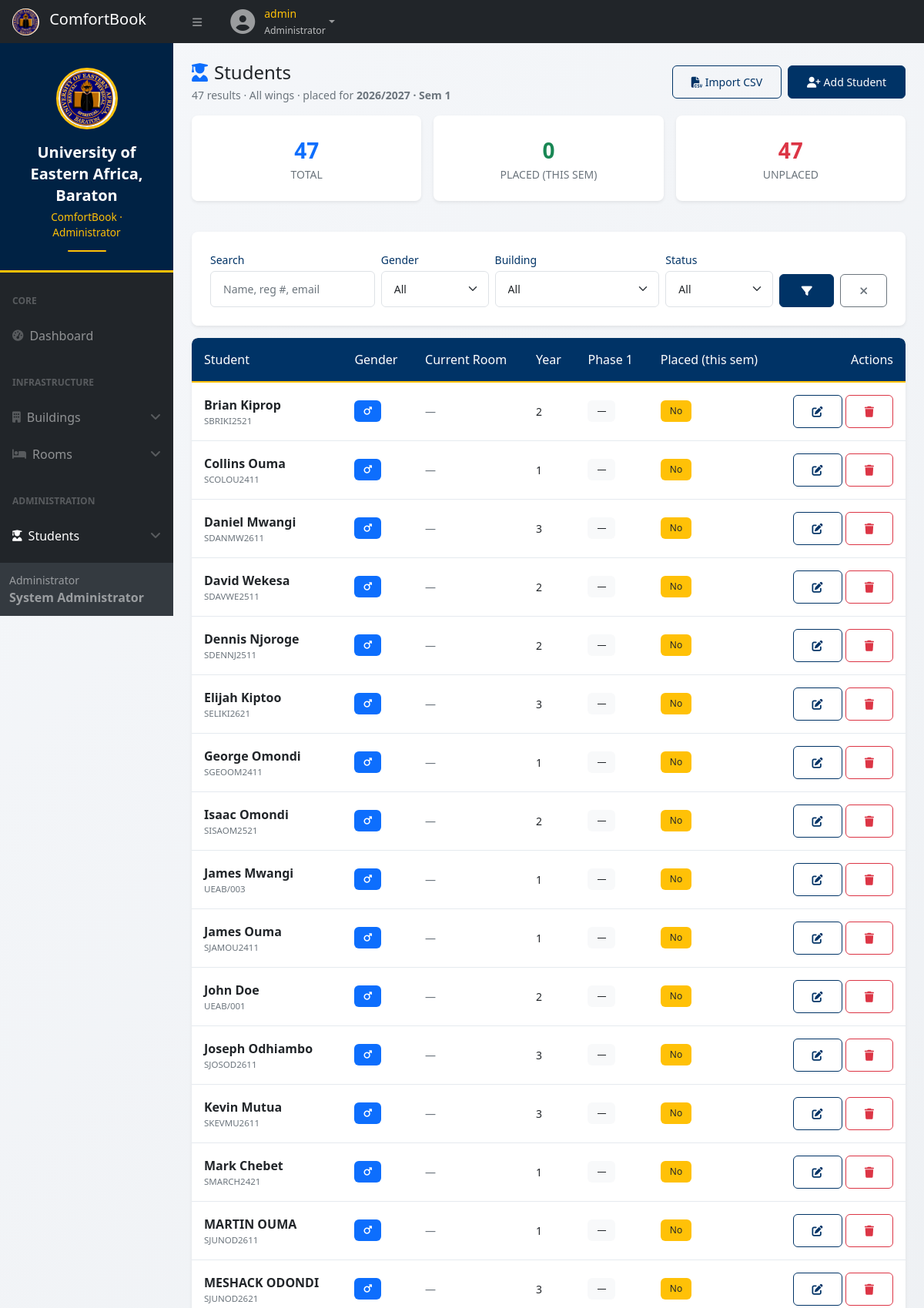
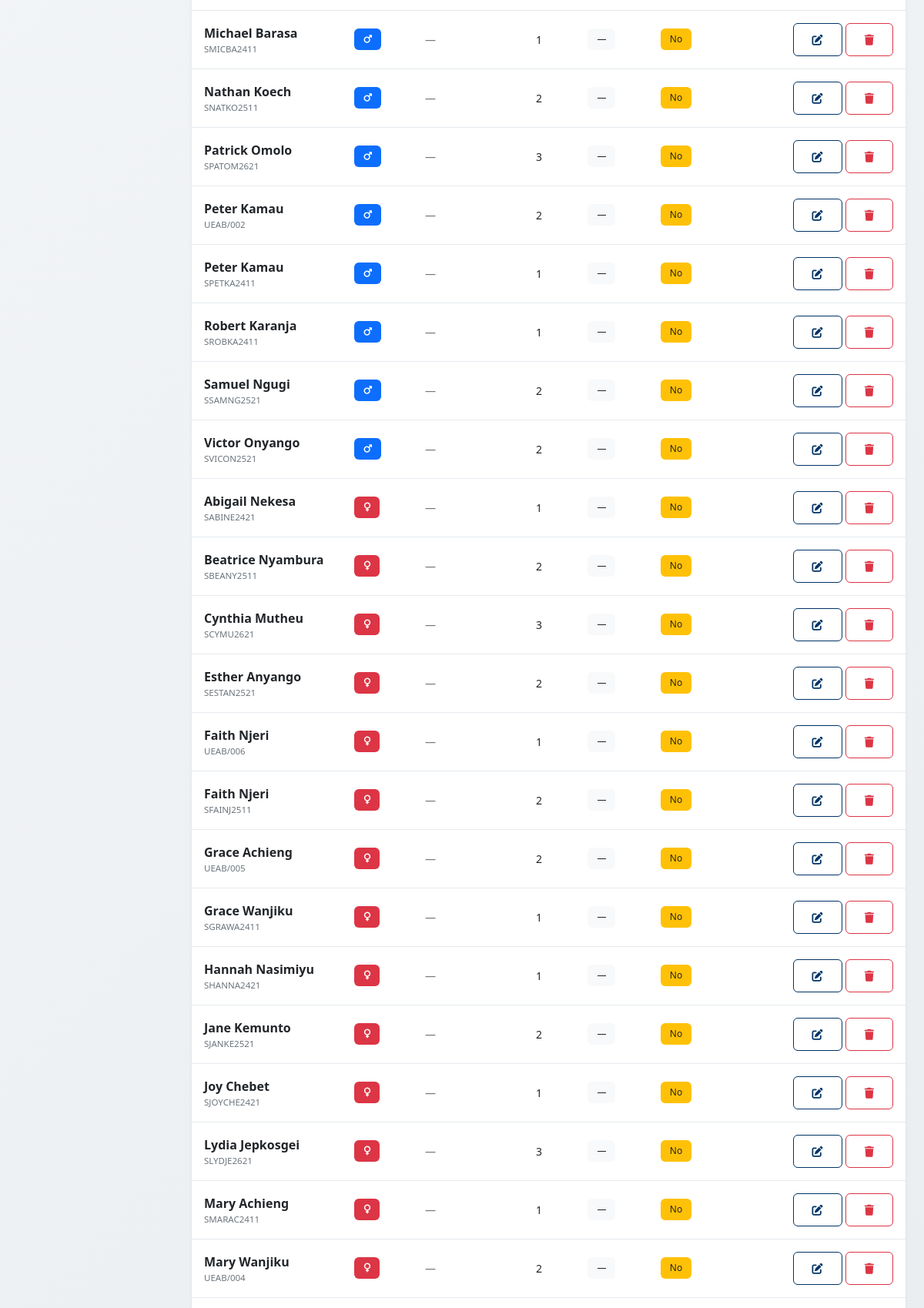
The page /user/students.php (signed in, upper part) on the database its author committed (2 pictures, top to bottom).
### tables this page shows
CREATE TABLE `semesters` (
  `id` int(10) UNSIGNED NOT NULL,
  `academic_year` varchar(20) NOT NULL,
  `semester_no` tinyint(3) UNSIGNED NOT NULL,
  `name` varchar(80) NOT NULL,
  `start_date` date NOT NULL,
  `end_date` date NOT NULL,
  `phase1_start` datetime DEFAULT NULL,
  `phase1_end` datetime DEFAULT NULL,
  `phase2_start` datetime DEFAULT NULL,
  `phase2_end` datetime DEFAULT NULL,
  `is_active` tinyint(1) NOT NULL DEFAULT 0,
  `created_at` datetime NOT NULL DEFAULT current_timestamp()
);

CREATE TABLE `students` (
  `id` int(10) UNSIGNED NOT NULL,
  `reg_number` varchar(30) NOT NULL,
  `full_name` varchar(120) NOT NULL,
  `email` varchar(120) NOT NULL,
  `phone` varchar(20) DEFAULT NULL,
  `gender` enum('Male','Female') NOT NULL,
  `year_of_study` tinyint(3) UNSIGNED NOT NULL DEFAULT 1,
  `course` varchar(120) DEFAULT NULL,
  `current_room_id` int(10) UNSIGNED DEFAULT NULL,
  `phase1_action` enum('none','keep','release') NOT NULL DEFAULT 'none',
  `placed` tinyint(1) NOT NULL DEFAULT 0,
  `late_booker` tinyint(1) NOT NULL DEFAULT 0,
  `is_active` tinyint(1) NOT NULL DEFAULT 1,
  `created_at` datetime NOT NULL DEFAULT current_timestamp()
);

### includes/config.php (called while the page is built, shortened)
<?php
function get_config(string $key, $default = null) {
    static $cache = null;
    if ($cache === null) {
        $cache = [];
        $pdo = $GLOBALS['pdo'] ?? null;
        if ($pdo) {
            try {
                foreach ($pdo->query("SELECT config_key, config_value FROM config") as $r) {
                    $cache[$r['config_key']] = $r['config_value'];
                }
            } catch (Throwable $e) {}
        }
    }
    return $cache[$key] ?? $default;
}
function active_semester(): ?array {
    static $cache = false;
    if ($cache !== false) return $cache;
    $sid = (int)get_config('active_semester_id', 0);
    $pdo = $GLOBALS['pdo'] ?? null;
    try {
        $stmt = $pdo->prepare("SELECT * FROM semesters WHERE id = ? LIMIT 1");
        $stmt->execute([$sid]);
        $cache = $stmt->fetch() ?: null;
    } catch (Throwable $e) {
        $cache = null;
    }
    return $cache;
}
function active_semester_id(): ?int {
    $s = active_semester();
    return $s ? (int)$s['id'] : null;
}
function h($v): string {
    return htmlspecialchars((string)$v, ENT_QUOTES, 'UTF-8');
}

### includes/auth.php (called while the page is built, shortened)
<?php
require_once __DIR__ . '/config.php';
function user_role(): ?string    { return $_SESSION['role'] ?? null; }
function gender_scope(): ?string { return $_SESSION['gender_scope'] ?? null; }
function is_admin(): bool        { return user_role() === 'admin'; }
        ?>
        <?php
function gender_filter(): ?string { return gender_scope(); }

### user/students.php (the view, shortened to what this page needs)
<?php
require_once __DIR__ . '/../includes/config.php';
require_once __DIR__ . '/../includes/auth.php';
$gender  = gender_filter();
$activeSid = active_semester_id();
$search       = trim($_GET['q'] ?? '');
$placedExpr = $activeSid
    ? "EXISTS (SELECT 1 FROM bookings b WHERE b.student_id = s.id AND b.status='confirmed' AND b.semester_id = $activeSid)"
    : "s.placed = 1";
$where  = ' WHERE s.is_active = 1';
$params = [];
$stmt = $pdo->prepare("
    SELECT s.*, r.room_number, b.name AS block_name,
        $placedExpr AS placed_now
    FROM students s
    LEFT JOIN rooms r ON r.id = s.current_room_id
    LEFT JOIN blocks b ON b.id = r.block_id
    $where
    ORDER BY s.gender, s.full_name
    LIMIT 500
");
$stmt->execute($params);
$students = $stmt->fetchAll();
$statsWhere = ' WHERE is_active = 1'; $statsP = [];
$stmt = $pdo->prepare("
    SELECT COUNT(*) total,
        SUM(CASE WHEN $placedExpr THEN 1 ELSE 0 END) placed,
        SUM(CASE WHEN NOT ($placedExpr) THEN 1 ELSE 0 END) unplaced
    FROM students s
    $statsWhere
");
$stmt->execute($statsP);
$stats = $stmt->fetch() ?: ['total'=>0,'placed'=>0,'unplaced'=>0];
?>
<?php include __DIR__ . '/partial/header.php'; ?>
<div id="layoutSidenav">
    <?php include __DIR__ . '/partial/sidebar.php'; ?>
    <div id="layoutSidenav_content">
        <main class="container-fluid px-4">
            <div class="d-flex flex-wrap justify-content-between align-items-center mt-4 mb-3">
                <div>
                    <h4 class="mb-1"><i class="fas fa-user-graduate text-primary me-2"></i>Students</h4>
                    <p class="text-muted small mb-0">
                        <?= count($students) ?> result<?= count($students)===1?'':'s' ?>
                        <?= $gender ? ' · '.h($gender).' wing' : ' · All wings' ?>
                        <?php if ($activeSid): ?>
                            · placed for <strong><?= h(active_semester()['name']) ?></strong>
                        <?php endif; ?>
                    </p>
                </div>
                <?php if ($isAdmin): ?>
                <div class="d-flex gap-2">
                    <a href="student_import.php" class="btn btn-outline-primary btn-sm"><i class="fas fa-file-csv me-1"></i>Import CSV</a>
                    <a href="student_form.php" class="btn btn-primary btn-sm"><i class="fas fa-user-plus me-1"></i>Add Student</a>
                </div>
                <?php endif; ?>
            </div>
            <div class="row g-3 mb-3">
                <div class="col-4">
                    <div class="card border-0 shadow-sm"><div class="card-body text-center">
                        <div class="fs-3 fw-bold text-primary"><?= number_format((int)$stats['total']) ?></div>
                        <div class="small text-muted text-uppercase">Total</div>
                    </div></div>
                </div>
                <div class="col-4">
                    <div class="card border-0 shadow-sm"><div class="card-body text-center">
                        <div class="fs-3 fw-bold text-success"><?= number_format((int)$stats['placed']) ?></div>
                        <div class="small text-muted text-uppercase">Placed (this sem)</div>
                    </div></div>
                </div>
                <div class="col-4">
                    <div class="card border-0 shadow-sm"><div class="card-body text-center">
                        <div class="fs-3 fw-bold text-danger"><?= number_format((int)$stats['unplaced']) ?></div>
                        <div class="small text-muted text-uppercase">Unplaced</div>
                    </div></div>
                </div>
            </div>
            <div class="card border-0 shadow-sm mb-3"><div class="card-body">
                <form method="get" class="row g-2 align-items-end">
                    <div class="col-md-3"><label class="form-label small mb-1">Search</label>
                        <input type="text" name="q" class="form-control form-control-sm" value="<?= h($search) ?>" placeholder="Name, reg #, email"></div>
                    <?php if ($gender === null): ?>
                    <div class="col-md-2"><label class="form-label small mb-1">Gender</label>
                        <select name="gender" class="form-select form-select-sm">
                            <option value="">All</option>
                        </select></div>
                    <?php endif; ?>
                    <div class="col-md-3"><label class="form-label small mb-1">Building</label>
                        <select name="block_id" class="form-select form-select-sm">
                            <option value="0">All</option>
                        </select></div>
                    <div class="col-md-2"><label class="form-label small mb-1">Status</label>
                        <select name="placed" class="form-select form-select-sm">
                            <option value="">All</option>
                        </select></div>
                    <div class="col-md-2 d-flex gap-2">
                        <button class="btn btn-primary btn-sm flex-fill"><i class="fas fa-filter"></i></button>
                        <a href="students.php" class="btn btn-outline-secondary btn-sm"><i class="fas fa-times"></i></a>
                    </div>
                </form>
            </div></div>
            <div class="card border-0 shadow-sm"><div class="card-body p-0">
                <?php if (empty($students)): ?>
                    <div class="text-center py-5 text-muted"><i class="fas fa-user-graduate fa-3x mb-3 opacity-25"></i><h6>No students found</h6></div>
                <?php else: ?>
                    <div class="table-responsive">
                        <table class="table table-hover mb-0 align-middle">
                            <thead class="table-light">
                                <tr>
                                    <th>Student</th>
                                    <th>Gender</th>
                                    <th>Current Room</th>
                                    <th>Year</th>
                                    <th>Phase 1</th>
                                    <th>Placed (this sem)</th>
                                    <?php if ($isAdmin): ?><th class="text-end">Actions</th><?php endif; ?>
                                </tr>
                            </thead>
                            <tbody>
                            <?php foreach ($students as $s): ?>
                                <tr>
                                    <td>
                                        <div class="fw-semibold"><?= h($s['full_name']) ?></div>
                                        <div class="text-muted" style="font-size:.72rem;"><?= h($s['reg_number']) ?></div>
                                    </td>
                                    <td>
                                        <?php if ($s['gender'] === 'Male'): ?>
                                            <span class="badge bg-primary"><i class="fas fa-mars"></i></span>
                                        <?php else: ?>
                                            <span class="badge bg-danger"><i class="fas fa-venus"></i></span>
                                        <?php endif; ?>
                                    </td>
                                    <td class="small">
                                        <?= $s['room_number'] ? h($s['room_number']).' · '.h($s['block_name']) : '<span class="text-muted">—</span>' ?>
                                    </td>
                                    <td class="small"><?= (int)$s['year_of_study'] ?></td>
                                    <td>
                                        <?= match($s['phase1_action']) {
                                            'keep'    => '<span class="badge bg-success">Kept</span>',
                                            'release' => '<span class="badge bg-info text-dark">Released</span>',
                                            default   => '<span class="badge bg-light text-dark">—</span>',
                                        } ?>
                                    </td>
                                    <td>
                                        <?= $s['placed_now']
                                            ? '<span class="badge bg-success">Yes</span>'
                                            : '<span class="badge bg-warning text-dark">No</span>' ?>
                                    </td>
                                    <?php if ($isAdmin): ?>
                                    <td class="text-end">
                                        <a href="student_form.php?id=<?= (int)$s['id'] ?>" class="btn btn-sm btn-outline-primary"><i class="fas fa-edit"></i></a>
                                        <form method="post" class="d-inline" onsubmit="return confirm('Delete this student?');">
                                            <button class="btn btn-sm btn-outline-danger"><i class="fas fa-trash"></i></button>
                                        </form>
                                    </td>
                                    <?php endif; ?>
                                </tr>
                            <?php endforeach; ?>
                            </tbody>
                        </table>
                    </div>
                <?php endif; ?>
            </div></div>
        </main>
<?php include __DIR__ . '/partial/footer.php'; ?>

### assets/css/ueab-theme.css (style rules this page uses)
:root { --ueab-primary: #003366; --ueab-primary-dark: #002244; --ueab-primary-light: #1a4d7a; --ueab-accent: #ffc107; --ueab-accent-light: #ffcd39; --ueab-accent-dark: #e6a700; --ueab-text-light: #ffffff; --ueab-text-muted: #f0f0f0; --ueab-text-dark: #333333; --ueab-border-light: rgba(255, 255, 255, 0.1); --ueab-border-dark: rgba(0, 51, 102, 0.1); --ueab-gradient: linear-gradient(135deg, var(--ueab-primary) 0%, var(--ueab-primary-dark) 100%); --ueab-shadow: 0 5px 15px rgba(0, 51, 102, 0.08); --ueab-shadow-hover: 0 8px 25px rgba(0, 51, 102, 0.15); }
body { background: linear-gradient(135deg, #f5f7fa 0%, #e9ecef 100%); font-family: 'Segoe UI', Tahoma, Geneva, Verdana, sans-serif; min-height: 100vh; }
.card { border: none; border-radius: 0.5rem; box-shadow: var(--ueab-shadow); transition: all 0.3s ease; margin-bottom: 1.5rem; overflow: hidden; }
.card-body { padding: 1.5rem; }
.table-responsive { border-radius: 0.5rem; overflow: hidden; }
.table { margin-bottom: 0; background: white; }
.table thead th { background: var(--ueab-primary); color: var(--ueab-text-light); font-weight: 500; border-bottom: 2px solid var(--ueab-accent); padding: 1rem; white-space: nowrap; }
.table tbody tr { transition: all 0.3s ease; }
.table td { padding: 1rem; vertical-align: middle; border-bottom: 1px solid var(--ueab-border-dark); }
.form-control, .form-select { border: 1px solid #dee2e6; border-radius: 0.375rem; padding: 0.75rem 1rem; transition: all 0.3s ease; }
.form-label { color: var(--ueab-primary); font-weight: 500; margin-bottom: 0.5rem; }
.btn { padding: 0.625rem 1.5rem; border-radius: 0.375rem; font-weight: 500; transition: all 0.3s ease; position: relative; overflow: hidden; }
.btn-primary { background: var(--ueab-primary); border-color: var(--ueab-primary); }
.btn-outline-primary { border-color: var(--ueab-primary); color: var(--ueab-primary); }
.badge { padding: 0.5rem 0.75rem; font-weight: 500; border-radius: 0.375rem; }

### rows shown on the page
semesters: name "2026/2027 · Sem 1"
students: full_name "Brian Kiprop", reg_number "SBRIKI2521", gender "Male" (drawn), year_of_study "2", phase1_action "—", shows "No"
students: full_name "Collins Ouma", reg_number "SCOLOU2411", gender "Male" (drawn), year_of_study "1", phase1_action "—", shows "No"
students: full_name "Daniel Mwangi", reg_number "SDANMW2611", gender "Male" (drawn), year_of_study "3", phase1_action "—", shows "No"
students: full_name "David Wekesa", reg_number "SDAVWE2511", gender "Male" (drawn), year_of_study "2", phase1_action "—", shows "No"
students: full_name "Dennis Njoroge", reg_number "SDENNJ2511", gender "Male" (drawn), year_of_study "2", phase1_action "—", shows "No"
students: full_name "Elijah Kiptoo", reg_number "SELIKI2621", gender "Male" (drawn), year_of_study "3", phase1_action "—", shows "No"
students: full_name "George Omondi", reg_number "SGEOOM2411", gender "Male" (drawn), year_of_study "1", phase1_action "—", shows "No"
students: full_name "Isaac Omondi", reg_number "SISAOM2521", gender "Male" (drawn), year_of_study "2", phase1_action "—", shows "No"
students: full_name "James Mwangi", reg_number "UEAB/003", gender "Male" (drawn), year_of_study "1", phase1_action "—", shows "No"
students: full_name "James Ouma", reg_number "SJAMOU2411", gender "Male" (drawn), year_of_study "1", phase1_action "—", shows "No"
students: full_name "John Doe", reg_number "UEAB/001", gender "Male" (drawn), year_of_study "2", phase1_action "—", shows "No"
students: full_name "Joseph Odhiambo", reg_number "SJOSOD2611", gender "Male" (drawn), year_of_study "3", phase1_action "—", shows "No"
students: full_name "Kevin Mutua", reg_number "SKEVMU2611", gender "Male" (drawn), year_of_study "3", phase1_action "—", shows "No"
students: full_name "Mark Chebet", reg_number "SMARCH2421", gender "Male" (drawn), year_of_study "1", phase1_action "—", shows "No"
students: full_name "MARTIN OUMA", reg_number "SJUNOD2611", gender "Male" (drawn), year_of_study "1", phase1_action "—", shows "No"
students: full_name "MESHACK ODONDI", reg_number "SJUNOD2621", gender "Male" (drawn), year_of_study "3", phase1_action "—", shows "No"
students: full_name "Michael Barasa", reg_number "SMICBA2411", gender "Male" (drawn), year_of_study "1", phase1_action "—", shows "No"
students: full_name "Nathan Koech", reg_number "SNATKO2511", gender "Male" (drawn), year_of_study "2", phase1_action "—", shows "No"
students: full_name "Patrick Omolo", reg_number "SPATOM2621", gender "Male" (drawn), year_of_study "3", phase1_action "—", shows "No"
students: full_name "Peter Kamau", reg_number "UEAB/002", gender "Male" (drawn), year_of_study "2", phase1_action "—", shows "No"
students: full_name "Peter Kamau", reg_number "SPETKA2411", gender "Male" (drawn), year_of_study "1", phase1_action "—", shows "No"
students: full_name "Robert Karanja", reg_number "SROBKA2411", gender "Male" (drawn), year_of_study "1", phase1_action "—", shows "No"
students: full_name "Samuel Ngugi", reg_number "SSAMNG2521", gender "Male" (drawn), year_of_study "2", phase1_action "—", shows "No"
students: full_name "Victor Onyango", reg_number "SVICON2521", gender "Male" (drawn), year_of_study "2", phase1_action "—", shows "No"
students: full_name "Abigail Nekesa", reg_number "SABINE2421", gender "Female" (drawn), year_of_study "1", phase1_action "—", shows "No"
students: full_name "Beatrice Nyambura", reg_number "SBEANY2511", gender "Female" (drawn), year_of_study "2", phase1_action "—", shows "No"
students: full_name "Cynthia Mutheu", reg_number "SCYMU2621", gender "Female" (drawn), year_of_study "3", phase1_action "—", shows "No"
students: full_name "Esther Anyango", reg_number "SESTAN2521", gender "Female" (drawn), year_of_study "2", phase1_action "—", shows "No"
students: full_name "Faith Njeri", reg_number "UEAB/006", gender "Female" (drawn), year_of_study "1", phase1_action "—", shows "No"
students: full_name "Faith Njeri", reg_number "SFAINJ2511", gender "Female" (drawn), year_of_study "2", phase1_action "—", shows "No"
students: full_name "Grace Achieng", reg_number "UEAB/005", gender "Female" (drawn), year_of_study "2", phase1_action "—", shows "No"
students: full_name "Grace Wanjiku", reg_number "SGRAWA2411", gender "Female" (drawn), year_of_study "1", phase1_action "—", shows "No"
students: full_name "Hannah Nasimiyu", reg_number "SHANNA2421", gender "Female" (drawn), year_of_study "1", phase1_action "—", shows "No"
students: full_name "Jane Kemunto", reg_number "SJANKE2521", gender "Female" (drawn), year_of_study "2", phase1_action "—", shows "No"
students: full_name "Joy Chebet", reg_number "SJOYCHE2421", gender "Female" (drawn), year_of_study "1", phase1_action "—", shows "No"
students: full_name "Lydia Jepkosgei", reg_number "SLYDJE2621", gender "Female" (drawn), year_of_study "3", phase1_action "—", shows "No"
students: full_name "Mary Achieng", reg_number "SMARAC2411", gender "Female" (drawn), year_of_study "1", phase1_action "—", shows "No"
students: full_name "Mary Wanjiku", reg_number "UEAB/004", gender "Female" (drawn), year_of_study "2", phase1_action "—", shows "No"

### other values the page prints
$username "admin"
$roleDisplay "Administrator"
role_display() "Administrator"
$_SESSION['full_name'] "System Administrator"
count($students) "47"
$stats['total'] "47"
$stats['placed'] "0"
$stats['unplaced'] "47"
